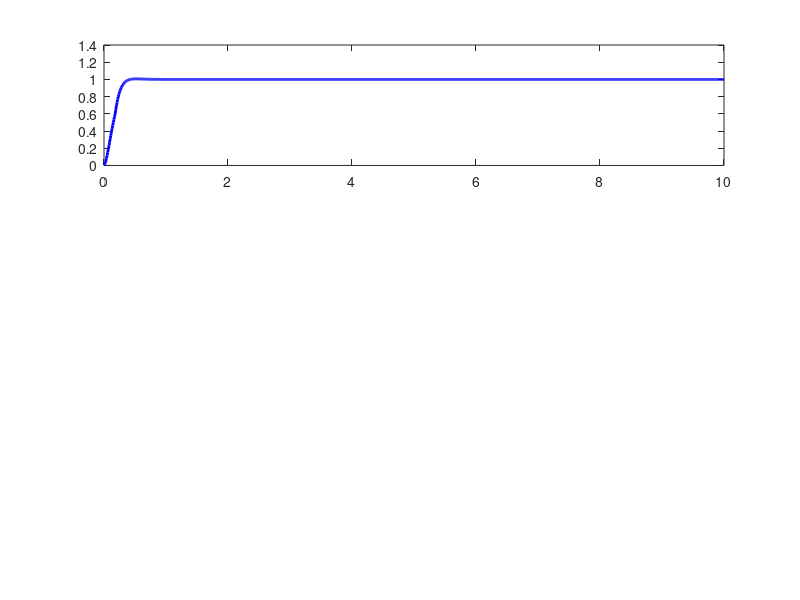

Recreate this plot in MATLAB. (Note: this script raises an error after producing the figure.)
     clc
clear
close all

% 阻抗控制仿真

% 系统参数
m = 1;      % 质量 (kg)
k = 100;     % 弹簧常数 (N/m)
b = 18;      % 阻尼系数 (N·s/m)

% 控制目标
desired_position = 1; % 期望位置 (m)
desired_velocity = 0;  % 期望速度 (m/s)

% 仿真参数
dt = 0.01;           % 时间步长 (s)
t_total = 10;        % 总仿真时间 (s)
time = 0:dt:t_total; % 时间向量

% 初始化变量
position = zeros(size(time)); % 当前位置 (m)
velocity = zeros(size(time)); % 当前速度 (m/s)
torque = zeros(size(time));
% 主循环
for i = 2:length(time)
    if i == 20
        desired_position = 3;
    else
        desired_position = 1;
    end    % 计算当前位置的误差
    position_error = desired_position - position(i-1);
    velocity_error = desired_velocity - velocity(i-1);
    
    % 阻抗控制力
    force = k * position_error + b * velocity_error; 
    
    % 更新加速度
    acceleration = force / m; 
    
    % 更新速度和位置
    velocity(i) = velocity(i-1) + acceleration * dt;
    position(i) = position(i-1) + velocity(i) * dt;
    torque(i) = force;
end

% 绘制结果
figure;
subplot(3,1,1);
plot(time, position, 'b', 'LineWidth', 2);
hold on;
yline(desired_position, 'r--', '期望位置');
xlabel('时间 (s)');
ylabel('位置 (m)');
title('位置随时间变化');
grid on;

subplot(3,1,2);
plot(time, velocity, 'g', 'LineWidth', 2);
xlabel('时间 (s)');
ylabel('速度 (m/s)');
title('速度随时间变化');
grid on;

subplot(3,1,3);
plot(time, torque, 'r', 'LineWidth', 2);
xlabel('时间 (s)');
ylabel('力 (N)');
title('力随时间变化');
grid on;